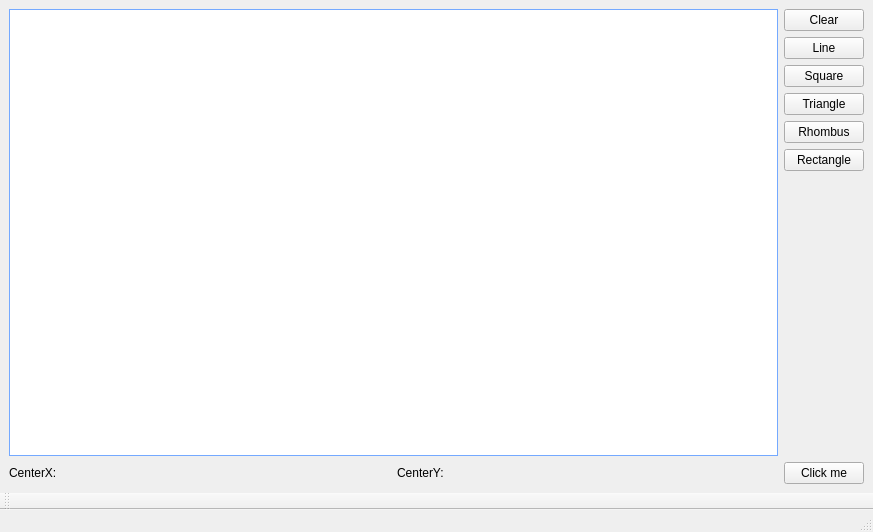
<?xml version="1.0" encoding="UTF-8"?>
<ui version="4.0">
 <class>MainWindow</class>
 <widget class="QMainWindow" name="MainWindow">
  <property name="geometry">
   <rect>
    <x>0</x>
    <y>0</y>
    <width>873</width>
    <height>532</height>
   </rect>
  </property>
  <property name="windowTitle">
   <string>MainWindow</string>
  </property>
  <widget class="QWidget" name="centralwidget">
   <layout class="QGridLayout" name="gridLayout_2">
    <item row="2" column="0">
     <layout class="QHBoxLayout" name="horizontalLayout">
      <item>
       <widget class="QLabel" name="CenterX">
        <property name="text">
         <string>CenterX:</string>
        </property>
       </widget>
      </item>
      <item>
       <widget class="QLabel" name="CenterY">
        <property name="text">
         <string>CenterY:</string>
        </property>
       </widget>
      </item>
     </layout>
    </item>
    <item row="1" column="1">
     <layout class="QGridLayout" name="gridLayout">
      <item row="2" column="0">
       <widget class="QPushButton" name="SquareButton">
        <property name="text">
         <string>Square</string>
        </property>
       </widget>
      </item>
      <item row="0" column="0">
       <widget class="QPushButton" name="ClearButton">
        <property name="text">
         <string>Clear</string>
        </property>
       </widget>
      </item>
      <item row="4" column="0">
       <widget class="QPushButton" name="RhombusButton">
        <property name="text">
         <string>Rhombus</string>
        </property>
       </widget>
      </item>
      <item row="3" column="0">
       <widget class="QPushButton" name="TriangleButton">
        <property name="text">
         <string>Triangle</string>
        </property>
       </widget>
      </item>
      <item row="5" column="0">
       <widget class="QPushButton" name="RectangleButton">
        <property name="text">
         <string>Rectangle</string>
        </property>
       </widget>
      </item>
      <item row="1" column="0">
       <widget class="QPushButton" name="LineButton">
        <property name="text">
         <string>Line</string>
        </property>
       </widget>
      </item>
      <item row="6" column="0">
       <widget class="QLabel" name="label">
        <property name="text">
         <string/>
        </property>
       </widget>
      </item>
     </layout>
    </item>
    <item row="1" column="0">
     <widget class="QGraphicsView" name="graphicsView">
      <property name="autoFillBackground">
       <bool>true</bool>
      </property>
      <property name="styleSheet">
       <string notr="true">border: 1px solid rgb(116, 169, 255);</string>
      </property>
     </widget>
    </item>
    <item row="2" column="1">
     <widget class="QPushButton" name="pushButton">
      <property name="text">
       <string>Click me</string>
      </property>
     </widget>
    </item>
   </layout>
  </widget>
  <widget class="QMenuBar" name="menubar">
   <property name="geometry">
    <rect>
     <x>0</x>
     <y>0</y>
     <width>873</width>
     <height>25</height>
    </rect>
   </property>
  </widget>
  <widget class="QStatusBar" name="statusbar"/>
  <widget class="QToolBar" name="toolBar">
   <property name="windowTitle">
    <string>toolBar</string>
   </property>
   <attribute name="toolBarArea">
    <enum>BottomToolBarArea</enum>
   </attribute>
   <attribute name="toolBarBreak">
    <bool>false</bool>
   </attribute>
  </widget>
 </widget>
 <resources/>
 <connections/>
</ui>
